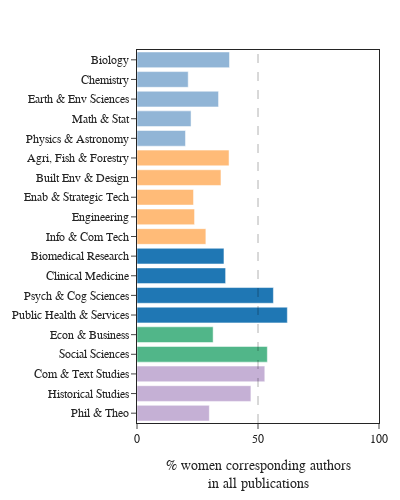

Notebook code cell kept with this figure:
### Code cell
# Create a bar chart
fig = go.Figure()

for i, domain in enumerate(domains):
    t = df.query("domain == @domain")
    fig.add_trace(
        go.Bar(
            x=t["value"],
            y=t["subdomain"],
            orientation="h",
            marker_color=domain_colors[domain],
            showlegend=False,
        )
    )

# Customize layout
fig.update_layout(
    template="simple_white",
    font=dict(size=12, family="Arial"),
    height=500,
    width=400,
    margin=dict(l=100, r=20, t=50, b=20),
)

fig.update_xaxes(
    title="% women corresponding authors<br>in all publications",
    mirror=True,
    range=[0, 100],
)
fig.update_yaxes(autorange="reversed", mirror=True)

# add reference line at 50%
fig.add_vline(x=50, line_width=1, line_dash="dash", line_color="black")

# Show the plot
fig.show()
fig.write_image("figures/bar_chart_compare.svg")

### Figure 1 — Plotly figure (JSON) as saved in the notebook; plotly's stock layout.template omitted (floating-point values rounded to 4 significant figures)
{"data": [{"marker": {"color": "rgb(145,181,214)"}, "orientation": "h", "showlegend": false, "type": "bar", "x": [38.22, 21.16, 33.69, 22.33, 20.03], "y": ["Biology", "Chemistry", "Earth & Env Sciences", "Math & Stat", "Physics & Astronomy"]}, {"marker": {"color": "rgb(255,187,120)"}, "orientation": "h", "showlegend": false, "type": "bar", "x": [38.03, 34.7, 23.36, 23.78, 28.46], "y": ["Agri, Fish & Forestry", "Built Env & Design", "Enab & Strategic Tech", "Engineering", "Info & Com Tech"]}, {"marker": {"color": "rgb(31,119,180)"}, "orientation": "h", "showlegend": false, "type": "bar", "x": [35.93, 36.62, 56.37, 62.13], "y": ["Biomedical Research", "Clinical Medicine", "Psych & Cog Sciences", "Public Health & Services"]}, {"marker": {"color": "rgb(81,182,137)"}, "orientation": "h", "showlegend": false, "type": "bar", "x": [31.46, 53.86], "y": ["Econ & Business", "Social Sciences"]}, {"marker": {"color": "rgb(197,176,213)"}, "orientation": "h", "showlegend": false, "type": "bar", "x": [52.81, 47.07, 29.89], "y": ["Com & Text Studies", "Historical Studies", "Phil & Theo"]}], "layout": {"font": {"family": "Arial", "size": 12}, "height": 500, "margin": {"b": 20, "l": 100, "r": 20, "t": 50}, "shapes": [{"line": {"color": "black", "dash": "dash", "width": 1}, "type": "line", "x0": 50, "x1": 50, "xref": "x", "y0": 0, "y1": 1, "yref": "y domain"}], "width": 400, "xaxis": {"mirror": true, "range": [0, 100], "title": {"text": "% women corresponding authors<br>in all publications"}}, "yaxis": {"autorange": "reversed", "mirror": true}}}
